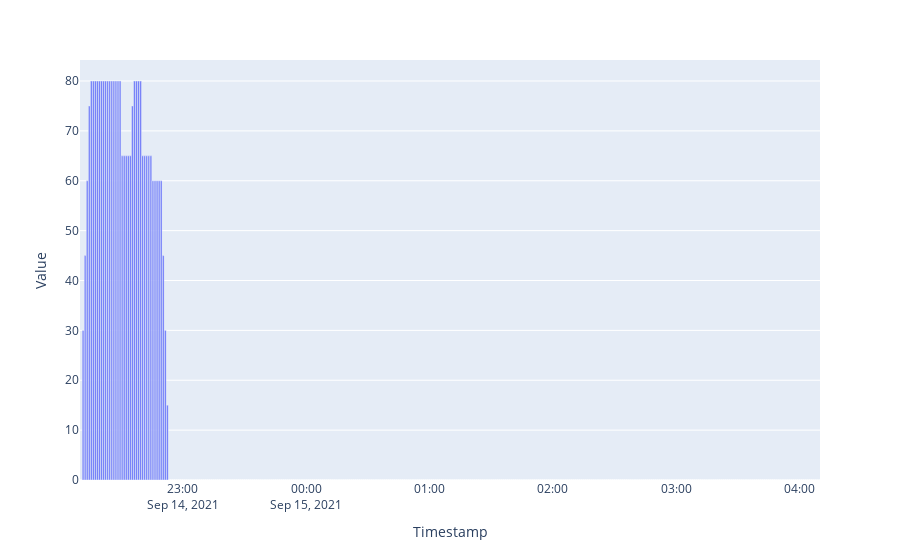

The cell this chart's notebook holds for it:
### Markdown cell above
## Occupied slots

### Code cell
#df = dfs['occupied_slots']
df = df_system[ df_system.Metric == Metric.BS.value ]
fig = px.bar(df, x='Timestamp', y='Value')
fig.show()

### Figure 1 — Plotly figure (JSON) as saved in the notebook; plotly's stock layout.template omitted (floating-point values rounded to 4 significant figures; data arrays with more than 128 entries replaced by an {"elided": "..."} marker saying what was removed)
{"data": [{"alignmentgroup": "True", "hovertemplate": "Timestamp=%{x}<br>Value=%{y}<extra></extra>", "legendgroup": "", "marker": {"color": "#636efa", "pattern": {"shape": ""}}, "name": "", "offsetgroup": "", "orientation": "v", "showlegend": false, "textposition": "auto", "type": "bar", "x": {"elided": "360 str values"}, "xaxis": "x", "y": {"elided": "360 int values"}, "yaxis": "y"}], "layout": {"barmode": "relative", "legend": {"tracegroupgap": 0}, "margin": {"t": 60}, "xaxis": {"anchor": "y", "domain": [0, 1], "title": {"text": "Timestamp"}}, "yaxis": {"anchor": "x", "domain": [0, 1], "title": {"text": "Value"}}}}
